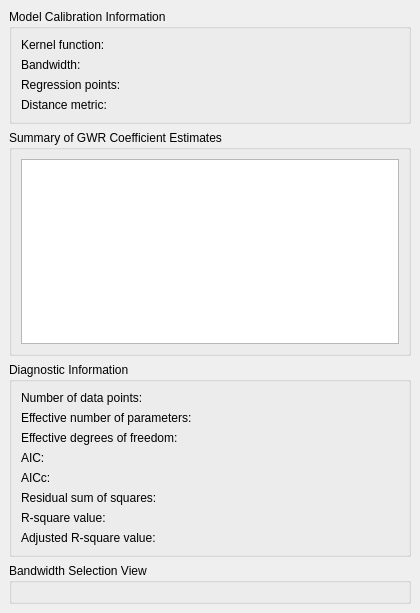
<?xml version="1.0" encoding="UTF-8"?>
<ui version="4.0">
 <class>GwmPropertyGTWRTab</class>
 <widget class="QWidget" name="GwmPropertyGTWRTab">
  <property name="geometry">
   <rect>
    <x>0</x>
    <y>0</y>
    <width>420</width>
    <height>613</height>
   </rect>
  </property>
  <property name="windowTitle">
   <string>Form</string>
  </property>
  <layout class="QGridLayout" name="gridLayout">
   <property name="leftMargin">
    <number>0</number>
   </property>
   <property name="topMargin">
    <number>0</number>
   </property>
   <property name="rightMargin">
    <number>0</number>
   </property>
   <property name="bottomMargin">
    <number>0</number>
   </property>
   <item row="0" column="0">
    <widget class="QScrollArea" name="scrollArea">
     <property name="frameShape">
      <enum>QFrame::NoFrame</enum>
     </property>
     <property name="frameShadow">
      <enum>QFrame::Plain</enum>
     </property>
     <property name="lineWidth">
      <number>0</number>
     </property>
     <property name="widgetResizable">
      <bool>true</bool>
     </property>
     <property name="alignment">
      <set>Qt::AlignLeading|Qt::AlignLeft|Qt::AlignTop</set>
     </property>
     <widget class="QWidget" name="scrollAreaWidgetContents">
      <property name="geometry">
       <rect>
        <x>0</x>
        <y>0</y>
        <width>420</width>
        <height>613</height>
       </rect>
      </property>
      <layout class="QVBoxLayout" name="verticalLayout">
       <item>
        <widget class="QGroupBox" name="groupBox">
         <property name="sizePolicy">
          <sizepolicy hsizetype="Preferred" vsizetype="Fixed">
           <horstretch>0</horstretch>
           <verstretch>0</verstretch>
          </sizepolicy>
         </property>
         <property name="title">
          <string>Model Calibration Information</string>
         </property>
         <layout class="QFormLayout" name="formLayout">
          <item row="0" column="0">
           <widget class="QLabel" name="label">
            <property name="text">
             <string>Kernel function:</string>
            </property>
           </widget>
          </item>
          <item row="0" column="1">
           <widget class="QLabel" name="lblKernelFunction">
            <property name="text">
             <string/>
            </property>
           </widget>
          </item>
          <item row="1" column="0">
           <widget class="QLabel" name="lblBandwidthType">
            <property name="text">
             <string>Bandwidth:</string>
            </property>
           </widget>
          </item>
          <item row="1" column="1">
           <widget class="QLabel" name="lblBandwidthSize">
            <property name="text">
             <string/>
            </property>
           </widget>
          </item>
          <item row="2" column="0">
           <widget class="QLabel" name="label_5">
            <property name="text">
             <string>Regression points:</string>
            </property>
           </widget>
          </item>
          <item row="2" column="1">
           <widget class="QLabel" name="lblRegressionPoints">
            <property name="text">
             <string/>
            </property>
           </widget>
          </item>
          <item row="3" column="0">
           <widget class="QLabel" name="label_7">
            <property name="text">
             <string>Distance metric:</string>
            </property>
           </widget>
          </item>
          <item row="3" column="1">
           <widget class="QLabel" name="lblDistanceMetric">
            <property name="text">
             <string/>
            </property>
           </widget>
          </item>
         </layout>
        </widget>
       </item>
       <item>
        <widget class="QGroupBox" name="groupBox_2">
         <property name="sizePolicy">
          <sizepolicy hsizetype="Preferred" vsizetype="Preferred">
           <horstretch>0</horstretch>
           <verstretch>0</verstretch>
          </sizepolicy>
         </property>
         <property name="title">
          <string>Summary of GWR Coefficient Estimates</string>
         </property>
         <layout class="QGridLayout" name="gridLayout_2">
          <property name="leftMargin">
           <number>9</number>
          </property>
          <property name="topMargin">
           <number>9</number>
          </property>
          <property name="rightMargin">
           <number>9</number>
          </property>
          <property name="bottomMargin">
           <number>9</number>
          </property>
          <item row="0" column="0">
           <widget class="QTableWidget" name="tbwCoefficient">
            <property name="minimumSize">
             <size>
              <width>0</width>
              <height>128</height>
             </size>
            </property>
           </widget>
          </item>
         </layout>
        </widget>
       </item>
       <item>
        <widget class="QGroupBox" name="grpDiagnostic">
         <property name="sizePolicy">
          <sizepolicy hsizetype="Preferred" vsizetype="Fixed">
           <horstretch>0</horstretch>
           <verstretch>0</verstretch>
          </sizepolicy>
         </property>
         <property name="title">
          <string>Diagnostic Information</string>
         </property>
         <layout class="QFormLayout" name="formLayout_2">
          <item row="0" column="0">
           <widget class="QLabel" name="label_2">
            <property name="text">
             <string>Number of data points:</string>
            </property>
           </widget>
          </item>
          <item row="1" column="0">
           <widget class="QLabel" name="label_3">
            <property name="text">
             <string>Effective number of parameters:</string>
            </property>
           </widget>
          </item>
          <item row="2" column="0">
           <widget class="QLabel" name="label_4">
            <property name="text">
             <string>Effective degrees of freedom:</string>
            </property>
           </widget>
          </item>
          <item row="3" column="0">
           <widget class="QLabel" name="label_6">
            <property name="text">
             <string>AIC:</string>
            </property>
           </widget>
          </item>
          <item row="4" column="0">
           <widget class="QLabel" name="label_8">
            <property name="text">
             <string>AICc:</string>
            </property>
           </widget>
          </item>
          <item row="5" column="0">
           <widget class="QLabel" name="label_9">
            <property name="text">
             <string>Residual sum of squares:</string>
            </property>
           </widget>
          </item>
          <item row="6" column="0">
           <widget class="QLabel" name="label_10">
            <property name="text">
             <string>R-square value:</string>
            </property>
           </widget>
          </item>
          <item row="7" column="0">
           <widget class="QLabel" name="label_11">
            <property name="text">
             <string>Adjusted R-square value:</string>
            </property>
           </widget>
          </item>
          <item row="0" column="1">
           <widget class="QLabel" name="lblNumberDataPoints">
            <property name="text">
             <string/>
            </property>
           </widget>
          </item>
          <item row="1" column="1">
           <widget class="QLabel" name="lblENP">
            <property name="text">
             <string/>
            </property>
           </widget>
          </item>
          <item row="2" column="1">
           <widget class="QLabel" name="lblEDF">
            <property name="text">
             <string/>
            </property>
           </widget>
          </item>
          <item row="3" column="1">
           <widget class="QLabel" name="lblAIC">
            <property name="text">
             <string/>
            </property>
           </widget>
          </item>
          <item row="4" column="1">
           <widget class="QLabel" name="lblAICc">
            <property name="text">
             <string/>
            </property>
           </widget>
          </item>
          <item row="5" column="1">
           <widget class="QLabel" name="lblRSS">
            <property name="text">
             <string/>
            </property>
           </widget>
          </item>
          <item row="6" column="1">
           <widget class="QLabel" name="lblRSquare">
            <property name="text">
             <string/>
            </property>
           </widget>
          </item>
          <item row="7" column="1">
           <widget class="QLabel" name="lblRSquareAdjusted">
            <property name="text">
             <string/>
            </property>
           </widget>
          </item>
         </layout>
        </widget>
       </item>
       <item>
        <widget class="QGroupBox" name="grpBwSelView">
         <property name="title">
          <string>Bandwidth Selection View</string>
         </property>
         <layout class="QVBoxLayout" name="verticalLayout_3"/>
        </widget>
       </item>
      </layout>
     </widget>
    </widget>
   </item>
  </layout>
 </widget>
 <resources/>
 <connections/>
</ui>
